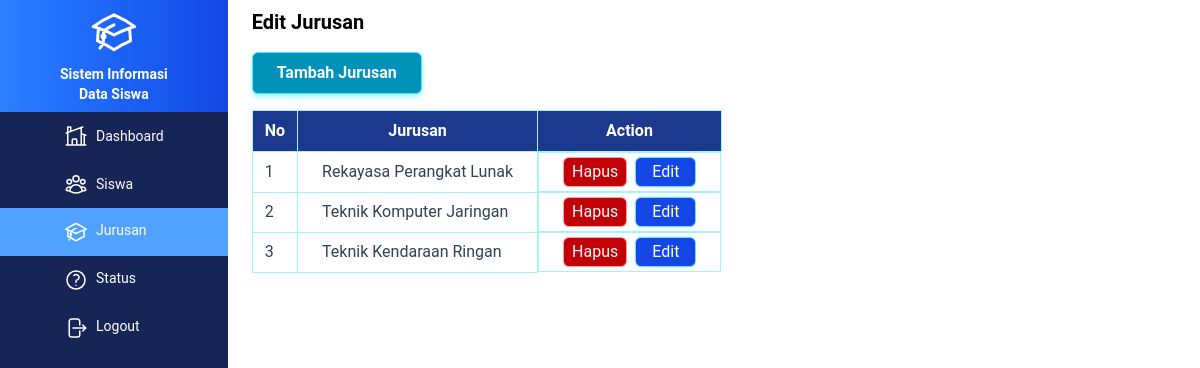
The page /jurusan.php on the database as committed earlier.
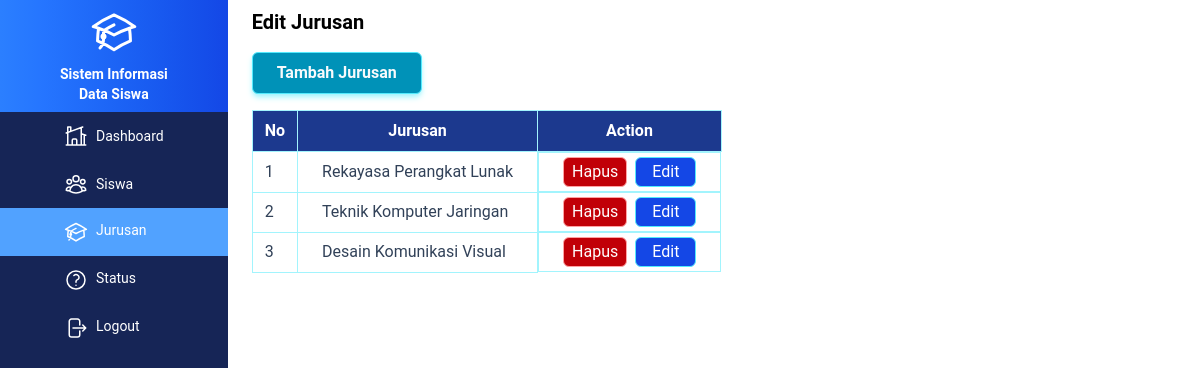
The same page on the database as committed later.
### tables this page shows
CREATE TABLE `tabel_jurusan` (
  `id` int(11) NOT NULL,
  `jurusan` varchar(100) NOT NULL,
  `created_at` timestamp NOT NULL DEFAULT current_timestamp(),
  `updated_at` timestamp NOT NULL DEFAULT current_timestamp() ON UPDATE current_timestamp()
);

### src/functions/functionJurusan.php (called while the page is built, shortened)
<?php
    function semuaJurusan($db) {
        $stmt = $db->query("SELECT * FROM tabel_jurusan");
        return $stmt->fetchAll();
    }
?>

### src/jurusan.php (the view, shortened to what this page needs)
<?php
    require_once "functions/functionJurusan.php";
    $title = "Edit Jurusan";
    $dataJurusan = semuaJurusan($db);
?>
<?php include_once "templates/header.php"; ?>
    <div class="flex h-screen">
        <?php include_once "templates/sidebar.php"; ?>
        <div class="content px-6 py-2">
            <h1 class="text-xl font-semibold"><?php echo $title; ?></h1>
            <a href="tambahJurusan.php" class="px-6 py-2 bg-cyan-600 mt-4 inline-block text-slate-50 font-semibold rounded-md border border-cyan-300 shadow-md shadow-cyan-200 hover:bg-cyan-800 hover:shadow-none">Tambah Jurusan</a>
            <table class="mt-4">
                <thead>
                    <tr>
                        <th class="border border-cyan-200 bg-blue-900 text-white py-2 px-3">No</th>
                        <th class="border border-cyan-200 bg-blue-900 text-white py-2 px-6">Jurusan</th>
                        <th class="border border-cyan-200 bg-blue-900 text-white py-2 px-6">Action</th>
                    </tr>
                </thead>
                <tbody>
                    <?php $x=1; foreach($dataJurusan as $jurusan) : ?>
                    <tr>
                        <td class="border border-cyan-200 text-slate-700 py-1 px-3"><?php echo $x++; ?></td>
                        <td class="border border-cyan-200 text-slate-700 py-1 px-6"><?php echo htmlspecialchars($jurusan["jurusan"]); ?></td>
                        <td class="border flex items-center gap-2 border-cyan-200 text-slate-700 py-1 px-6">
                            <form action="" method="post" onclick="return confirm('Yakin hapus jurusan !')">
                                <button type="submit" name="hapus" class="bg-red text-white py-0.5 px-2 rounded-md border border-red-300 bg-red-700">Hapus</button>
                            </form>
                            <a href="editJurusan.php?id=<?= $jurusan["id"]; ?>" class="bg-blue-700 py-0.5 px-4 rounded-md border border-cyan-300 block text-white">Edit</a>
                        </td>
                    </tr>
                    <?php endforeach; ?>
                </tbody>
            </table>
        </div>
    </div>

### src/templates/header.php (shortened to what this page needs)
<!doctype html>
<html>
<head>
  <link href="./css/style.css" rel="stylesheet">
</head>
<body>

### src/templates/sidebar.php (shortened to what this page needs)
<?php
    $currentPage = basename($_SERVER['PHP_SELF']);
    $siswaPage = [
        'siswa.php',
        'tambahSiswa.php',
        'editSiswa.php'
    ];
    $jurusanPage = [
        'jurusan.php',
        'tambahJurusan.php',
        'editJurusan.php'
    ];
    $statusPage = [
        'status.php',
        'tambahStatus.php',
        'editStatus.php'
    ];
?>
<div class="sidebar text-white bg-blue-950 text-sm h-full">
    <div class="w-full bg-linear-to-r from-blue-500 to-blue-700">
        <div class="flex justify-center flex-col items-center py-2">
            <div class="font-semibold text-center text-md mt-2">
                <p>Sistem Informasi</p>
                <p>Data Siswa</p>
            </div>
        </div>
    </div>
    <a class="flex items-center gap-2 py-3 px-16 w-full <?= $currentPage === 'index.php' ? 'bg-blue-400' : 'hover:bg-blue-400' ?>" href="index.php">
        <div class="text-sm">
        </div>
        Dashboard
    </a>
    <a class="flex items-center gap-2 py-3 px-16 w-full <?= in_array($currentPage, $siswaPage) ? 'bg-blue-400' : 'hover:bg-blue-400' ?>" href="siswa.php">
        <div class="text-sm">
        </div>
        Siswa
    </a>
    <a class="flex gap-2 py-3 px-16 w-full <?= in_array($currentPage, $jurusanPage) ? 'bg-blue-400' : 'hover:bg-blue-400' ?>" href="jurusan.php">
        <div class="text-sm">
        </div>
        Jurusan
    </a>
    <a class="flex gap-2 py-3 px-16 w-full <?= in_array($currentPage, $statusPage) ? 'bg-blue-400' : 'hover:bg-blue-400' ?>" href="status.php">
        <div class="text-sm">
        </div>
        Status
    </a>
    <a class="flex gap-2 py-3 px-16 w-full hover:bg-red-600" href="status.php">
        <div class="text-sm">
        </div>
        Logout
    </a>
</div>

Rows that differ between the two databases and show on the page:
removed tabel_jurusan: jurusan "Teknik Kendaraan Ringan"
added tabel_jurusan: jurusan "Desain Komunikasi Visual"
